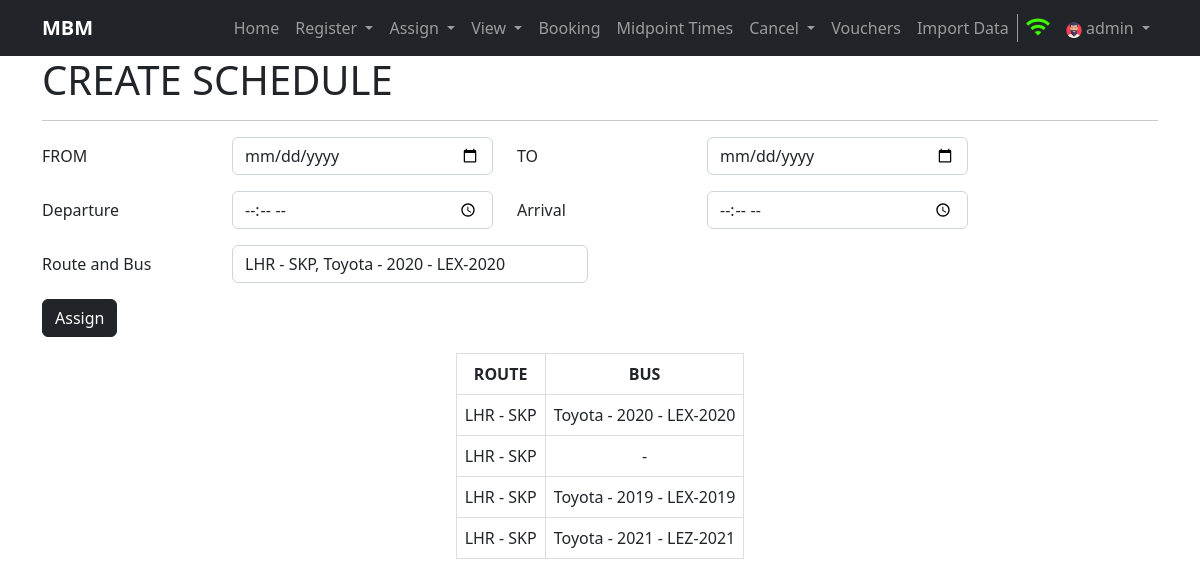
The app's page /registerschedule (signed in) with its own data.
### home/models.py (models this page shows, shortened)
class RouteAssignedToBus(models.Model):
    bus = models.ForeignKey("Bus", on_delete=models.SET_NULL, null=True)
    route = models.ForeignKey("Route", on_delete=models.CASCADE)
    created = models.DateTimeField(auto_now_add=True, editable=False, null=False, blank=False)
    last_modified = models.DateTimeField(auto_now_add=True, editable=False, null=False, blank=False)
    class Meta:
        verbose_name_plural = 'RouteAssignedToBus'

class Route(models.Model):
    source = models.ForeignKey(Terminal, related_name='source_terminal', on_delete=models.CASCADE)
    destination = models.ForeignKey(Terminal, related_name='destination_terminal', on_delete=models.CASCADE)
    via = models.CharField(max_length=100)
    created = models.DateTimeField(auto_now_add=True, editable=False, null=False, blank=False)
    last_modified = models.DateTimeField(auto_now_add=True, editable=False, null=False, blank=False)
    class Meta:
        verbose_name_plural = 'Route'

class Terminal(models.Model):
    tcode = models.CharField(max_length=3, unique=True)
    name = models.CharField(max_length=100)
    city = models.CharField(max_length=100)
    address = models.CharField(max_length=150)
    created = models.DateTimeField(auto_now_add=True, editable=False, null=False, blank=False)
    last_modified = models.DateTimeField(auto_now_add=True, editable=False, null=False, blank=False)
    class Meta:
        verbose_name_plural = 'Terminal'

class Bus(models.Model):
    bus_number = models.CharField(max_length=30, unique=True)
    seating_capacity = models.IntegerField()
    service_type = models.CharField(max_length=100)
    bus_model = models.CharField(max_length=100)
    created = models.DateTimeField(auto_now_add=True, editable=False, null=False, blank=False)
    last_modified = models.DateTimeField(auto_now_add=True, editable=False, null=False, blank=False)
    class Meta:
        verbose_name_plural = 'Bus'
    def __str__(self):
        return self.bus_model + ' - ' + self.bus_number

### home/views.py (the view)
# urls.py: path('registerschedule', views.registerSchedule, name='registerschedule'),
def registerSchedule(request):
    if request.user.is_anonymous:
        return redirect('/login')
    result = RegistrationHandler.registerSchedule(request)
    return render(result['request'], 'schedule.html', {'routeasgbus':result['routeasgbus']})

### home/registerationHandler.py (called while the page is built, shortened)
    @staticmethod
    def registerSchedule(request):
        routeasgbus = None
        try:
            routeasgbus = RouteAssignedToBus.objects.all()
        except Exception as e:
            messages.warning(request, 'Route assignment not found!')
        return {'request': request, 'routeasgbus': routeasgbus}

### templates/schedule.html (shortened to what this page needs)
{% extends 'base.html' %}
{% block username %}{{ request.user.username }}{% endblock username %}
{%block body%}
<div class="container">
    <h1>CREATE SCHEDULE</h1>
    <hr>
</div>
<div class="container my-3">
    <form method="post" name="schedule" action="">
        <div class="mb-3 row">
            <label for="inputFromDate" class="col-sm-2 col-form-label">FROM</label>
            <div class="col-sm-3">
              <input type="date" class="form-control" id="inputFromDate" name="inputFromDate" required>
            </div>
            <label for="inputToDate" class="col-sm-2 col-form-label">TO</label>
            <div class="col-sm-3">
              <input type="date" class="form-control" id="inputToDate" name="inputToDate" required>
            </div>
        </div>
        <div class="mb-3 row">
            <label for="inputDeptTime" class="col-sm-2 col-form-label">Departure</label>
            <div class="col-sm-3">
              <input type="time" class="form-control" id="inputDeptTime" name="inputDeptTime" required>
            </div>
            <label for="inputArrTime" class="col-sm-2 col-form-label">Arrival</label>
            <div class="col-sm-3">
                <input type="time" class="form-control" id="inputArrTime" name="inputArrTime" required>
              </div>
        </div>
        <div class="mb-3 row">
            <label for="inputRouteBus" class="col-sm-2 col-form-label">Route and Bus</label>
            <div class="col-sm-4">
              <select name="inputRouteBus" class="form-control" id="inputRouteBus" required>
                {% if routeasgbus %}
                   {% for rb in routeasgbus %}
                   {% if rb.bus %}
                   <option value="{{rb.id}}">{{rb.route.source.city}} - {{rb.route.destination.city}}, {{rb.bus}}</option>
                   {% endif %}
                   {% endfor %}
                {% endif %}
              </select>
            </div>
        </div>
          <button type="submit" class="btn btn-dark btn-md">Assign</button>
    </form>
</div>
<div class="container">
  {% if routeasgbus %}
    <table class="bookings mx-auto">
        <tr>
          <th>ROUTE</th>
          <th>BUS</th>
        </tr>
        {% for rb in routeasgbus %}
        <tr class="tr">
          <td>{{rb.route.source.city}} - {{rb.route.destination.city}}</td>
          {% if rb.bus %}
          <td>{{rb.bus}}</td>
          {% else %}
          <td> - </td>
          {% endif %}
        </tr>
        {% endfor %}
    </table>
    {% endif %}
</div>
{%endblock body%}

### static/css/style.css (style rules this page uses)
.schedule td, .bookings td, th { border: 1px solid #dddddd; text-align: center; padding: 8px; }

### records on screen
RouteAssignedToBus: route.source.city "LHR", route.destination.city "SKP", bus "Toyota - 2020 - LEX-2020"
RouteAssignedToBus: route.source.city "LHR", route.destination.city "SKP"
RouteAssignedToBus: route.source.city "LHR", route.destination.city "SKP", bus "Toyota - 2019 - LEX-2019"
RouteAssignedToBus: route.source.city "LHR", route.destination.city "SKP", bus "Toyota - 2021 - LEZ-2021"

### other values on screen
{{ request.user.username }} "admin"
form field inputRouteBus "LHR - SKP, Toyota - 2020 - LEX-2020"
